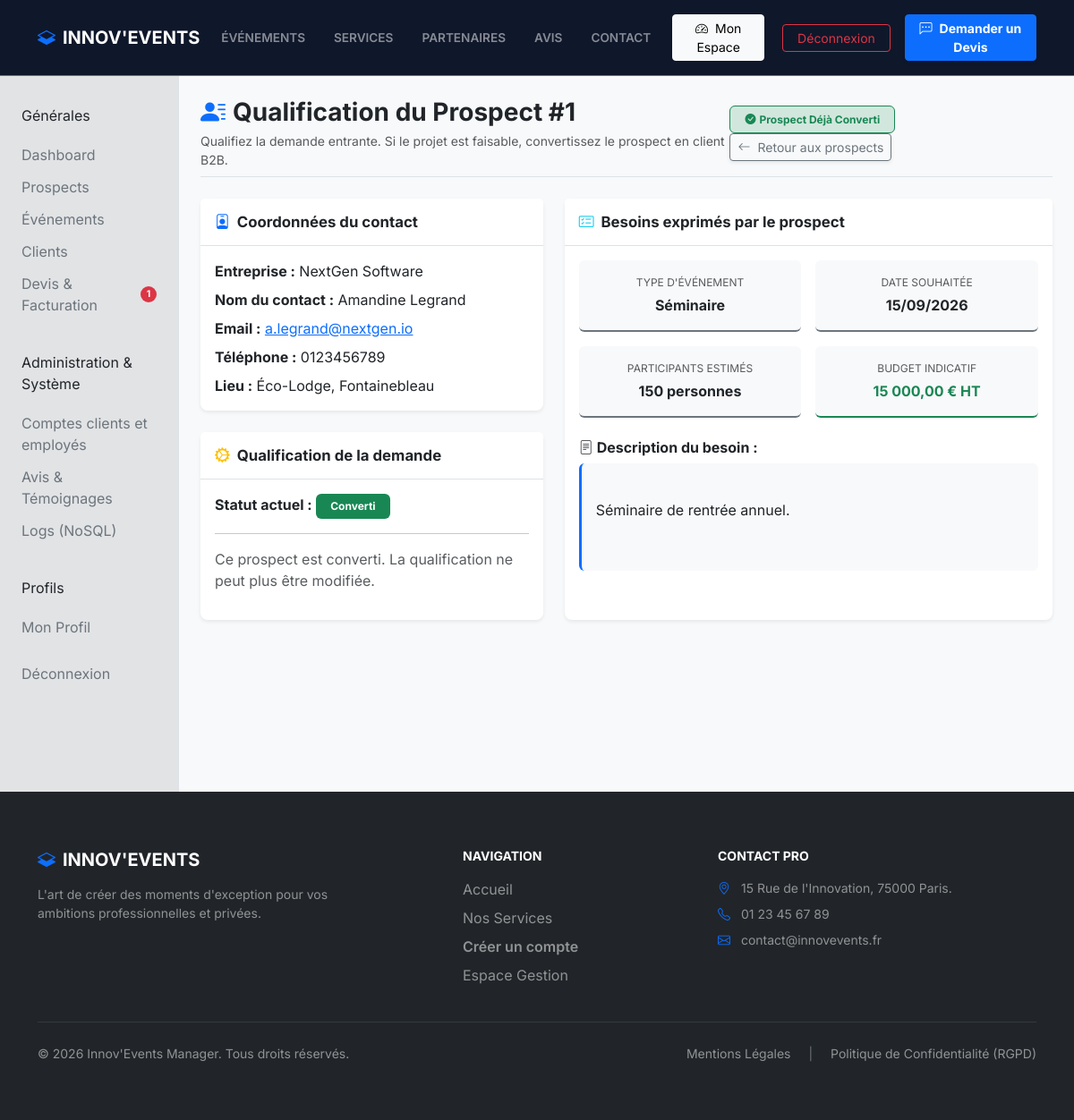
Page /index.php?action=view_prospect&id=1 (signed in) on the committed database.
### tables this page shows
CREATE TABLE prospects (
id INT AUTO_INCREMENT PRIMARY KEY,
user_id INT NULL,
company_id INT NULL,
company_name VARCHAR(255) NOT NULL,
contact_name VARCHAR(255) NOT NULL,
email VARCHAR(255) NOT NULL,
phone VARCHAR(50) NOT NULL,
event_type VARCHAR(100) NOT NULL,
event_date DATE NULL,
location VARCHAR(255) NULL,
estimated_participants INT NULL,
budget DECIMAL(10, 2) NULL,
description TEXT NULL,
rejection_reason TEXT NULL,
status VARCHAR(50) NOT NULL DEFAULT 'à contacter',
created_at TIMESTAMP DEFAULT CURRENT_TIMESTAMP,
CONSTRAINT fk_prospects_user
FOREIGN KEY (user_id) REFERENCES users(id)
ON DELETE CASCADE ON UPDATE CASCADE,
CONSTRAINT fk_prospects_company
FOREIGN KEY (company_id) REFERENCES companies(id)
ON DELETE CASCADE ON UPDATE CASCADE
);

### src/controllers/DashboardController.php (called while the page is built, shortened)
<?php
require_once __DIR__ . '/../models/sql/Prospect.php';
class DashboardController extends BaseController
{
    public function showProspectDetails(int $id): void
    {
        $prospectModel = new Prospect();
        $prospect = $prospectModel->find($id);
        require __DIR__ . '/../views/partials/header.php';
        require __DIR__ . '/../views/admin/view_prospect.php';
        require __DIR__ . '/../views/partials/footer.php';
    }
}

### src/config/Database.php (called while the page is built, shortened)
<?php
class Database {
    private static $instance = null;
    private function __construct() {
        $host    = 'db';
        $db      = 'innovevents_db';
        $user    = 'root';
        $pass    = 'root_password';
        $charset = 'utf8mb4';
        $dsn = "mysql:host=$host;dbname=$db;charset=$charset";
        try {
            $this->pdo = new PDO($dsn, $user, $pass, [
                PDO::ATTR_ERRMODE => PDO::ERRMODE_EXCEPTION,
                PDO::ATTR_DEFAULT_FETCH_MODE => PDO::FETCH_ASSOC,
                PDO::ATTR_EMULATE_PREPARES => false
            ]);
        } catch (\PDOException $e) {
            error_log("Database connection failure: " . $e->getMessage());
            die("Erreur de connexion à la base de données. Veuillez réessayer plus tard.");
        }
    }
    public static function getInstance() {
        if (self::$instance === null) {
            self::$instance = new Database();
        }
        return self::$instance->pdo;
    }
}

### src/models/sql/Prospect.php (called while the page is built, shortened)
<?php
require_once __DIR__ . '/../../config/Database.php';
class Prospect
{
    private $db;
    public function __construct()
    {
        $this->db = Database::getInstance();
    }
    public function find(int $id)
    {
        try {
            $query = "SELECT * FROM prospects WHERE id = :id LIMIT 1";
            $stmt = $this->db->prepare($query);
            $stmt->execute([':id' => $id]);
            return $stmt->fetch(PDO::FETCH_ASSOC);
        } catch (\PDOException $e) {
            error_log("Erreur lors de la récupération du prospect $id : " . $e->getMessage());
            return false;
        }
    }
}

### src/views/admin/view_prospect.php (the view, shortened to what this page needs)
<?php
$isConverted = ($prospect['status'] ?? '') === 'converti';
?>
<div class="container-fluid bg-light min-vh-100">
    <div class="row">
        <?php require __DIR__ . '/../partials/sidebar.php'; ?>
        <main class="col-md-9 ms-sm-auto col-lg-10 px-md-4 py-2">
            <div class="d-flex justify-content-between align-items-center pt-3 pb-2 mb-4 border-bottom">
                <div>
                    <h1 class="h3 fw-bold text-dark mb-1">
                        <i class="bi bi-person-lines-fill text-primary me-2"></i>Qualification du Prospect #<?= (int)$prospect['id'] ?>
                    </h1>
                    <p class="text-muted small mb-0">
                        Qualifiez la demande entrante. Si le projet est faisable, convertissez le prospect en client B2B.
                    </p>
                </div>
                <div>
                    <?php if (!$isConverted): ?>
                        <a href="index.php?action=show_convert_form&id=<?= (int)$prospect['id'] ?>" class="btn btn-primary shadow-sm me-2" style="background-color: #3B82F6; border: none;">
                            <i class="bi bi-magic me-2"></i>Convertir en Client
                        </a>
                    <?php else: ?>
                        <span class="badge bg-success-subtle text-success border border-success px-3 py-2 me-2">
                            <i class="bi bi-check-circle-fill me-1"></i>Prospect Déjà Converti
                        </span>
                    <?php endif; ?>
                    <a href="index.php?action=prospects" class="btn btn-outline-secondary btn-sm shadow-sm">
                        <i class="bi bi-arrow-left me-2"></i>Retour aux prospects
                    </a>
                </div>
            </div>
            <div class="row g-4">
                <div class="col-md-5">
                    <div class="card border-0 shadow-sm rounded-3 mb-4">
                        <div class="card-header bg-white py-3 border-bottom">
                            <h5 class="mb-0 fw-bold text-dark" style="font-size: 1.05rem;">
                                <i class="bi bi-person-badge text-primary me-2"></i>Coordonnées du contact
                            </h5>
                        </div>
                        <div class="card-body">
                            <p class="mb-2"><strong>Entreprise :</strong> <?= htmlspecialchars($prospect['company_name'] ?? '', ENT_QUOTES, 'UTF-8') ?></p>
                            <p class="mb-2"><strong>Nom du contact :</strong> <?= htmlspecialchars($prospect['contact_name'] ?? '', ENT_QUOTES, 'UTF-8') ?></p>
                            <p class="mb-2"><strong>Email :</strong> <a href="mailto:<?= htmlspecialchars($prospect['email'] ?? '', ENT_QUOTES, 'UTF-8') ?>"><?= htmlspecialchars($prospect['email'] ?? '', ENT_QUOTES, 'UTF-8') ?></a></p>
                            <p class="mb-2"><strong>Téléphone :</strong> <?= htmlspecialchars($prospect['phone'] ?? '', ENT_QUOTES, 'UTF-8') ?></p>
                            <p class="mb-0"><strong>Lieu :</strong> <?= htmlspecialchars($prospect['location'] ?? 'Non spécifié', ENT_QUOTES, 'UTF-8') ?></p>
                        </div>
                    </div>
                    <div class="card border-0 shadow-sm rounded-3">
                        <div class="card-header bg-white py-3 border-bottom">
                            <h5 class="mb-0 fw-bold text-dark" style="font-size: 1.05rem;">
                                <i class="bi bi-gear-wide-connected text-warning me-2"></i>Qualification de la demande
                            </h5>
                        </div>
                        <div class="card-body">
                            <p><strong>Statut actuel :</strong>
                                <?php
                                $status = strtolower($prospect['status'] ?? 'à contacter');
                                $badgeClass = 'text-bg-warning';
                                if ($status === 'converti' || $status === 'accepté') $badgeClass = 'text-bg-success';
                                ?>
                                <span class="badge <?= $badgeClass ?> px-3 py-2"><?= ucfirst(htmlspecialchars($status, ENT_QUOTES, 'UTF-8')) ?></span>
                            </p>
                            <hr>
                            <?php if ($status !== 'converti'): ?>
                            <form action="index.php?action=update_prospect_status" method="POST">
                                <input type="hidden" name="csrf_token" value="<?= htmlspecialchars($_SESSION['csrf_token'] ?? '', ENT_QUOTES, 'UTF-8') ?>">
                                <input type="hidden" name="id" value="<?= (int)$prospect['id'] ?>">
                                <div class="mb-3">
                                    <label for="status_select" class="form-label fw-bold text-muted small">Changer l'état du prospect :</label>
                                    <select class="form-select form-select-sm shadow-sm" id="status_select" name="status" aria-label="Sélection du statut prospect">
                                        <option value="à contacter" <?= $status === 'à contacter' ? 'selected' : '' ?>>À contacter</option>
                                        <option value="en attente" <?= $status === 'en attente' ? 'selected' : '' ?>>En attente (Échanges en cours)</option>
                                        <option value="échoué" <?= $status === 'échoué' ? 'selected' : '' ?>>Échoué (Projet infaisable)</option>
                                    </select>
                                </div>
                                <div class="mb-3" id="rejection_block">
                                    <label for="rejection_reason" class="form-label fw-bold text-muted small">Motif du refus / non-faisabilité (envoyé par email) :</label>
                                    <textarea class="form-control form-control-sm" id="rejection_reason" name="rejection_reason" rows="2" placeholder="Ex: Dates indisponibles, budget insuffisant pour la formule demandée..."><?= htmlspecialchars($prospect['rejection_reason'] ?? '', ENT_QUOTES, 'UTF-8') ?></textarea>
                                </div>
                                <button class="btn btn-sm btn-primary w-100 fw-bold" type="submit">
                                    <i class="bi bi-arrow-repeat me-1"></i>Mettre à jour le statut
                                </button>
                                <small class="text-muted d-block mt-2" style="font-size: 0.75rem;">
                                    <i class="bi bi-info-circle me-1"></i>Pour « Échoué », le motif est obligatoire. Chaque soumission enregistre le motif et tente son envoi par email, y compris lors d'une nouvelle tentative.
                                </small>
                            </form>
                            <?php else: ?>
                                <p class="text-muted">Ce prospect est converti. La qualification ne peut plus être modifiée.</p>
                            <?php endif; ?>
                        </div>
                    </div>
                </div>
                <div class="col-md-7">
                    <div class="card border-0 shadow-sm rounded-3 h-100">
                        <div class="card-header bg-white py-3 border-bottom">
                            <h5 class="mb-0 fw-bold text-dark" style="font-size: 1.05rem;">
                                <i class="bi bi-card-checklist text-info me-2"></i>Besoins exprimés par le prospect
                            </h5>
                        </div>
                        <div class="card-body">
                            <div class="row g-3 mb-4">
                                <div class="col-6">
                                    <div class="bg-light p-3 rounded text-center border-bottom border-secondary border-2">
                                        <small class="text-muted text-uppercase d-block mb-1" style="font-size:0.75rem;">Type d'événement</small>
                                        <span class="fw-bold text-dark"><?= htmlspecialchars($prospect['event_type'] ?? 'Non spécifié', ENT_QUOTES, 'UTF-8') ?></span>
                                    </div>
                                </div>
                                <div class="col-6">
                                    <div class="bg-light p-3 rounded text-center border-bottom border-secondary border-2">
                                        <small class="text-muted text-uppercase d-block mb-1" style="font-size:0.75rem;">Date souhaitée</small>
                                        <span class="fw-bold text-dark"><?= !empty($prospect['event_date']) ? date('d/m/Y', strtotime($prospect['event_date'])) : 'Non définie' ?></span>
                                    </div>
                                </div>
                                <div class="col-6">
                                    <div class="bg-light p-3 rounded text-center border-bottom border-secondary border-2">
                                        <small class="text-muted text-uppercase d-block mb-1" style="font-size:0.75rem;">Participants estimés</small>
                                        <span class="fw-bold text-dark"><?= (int)($prospect['estimated_participants'] ?? 0) ?> personnes</span>
                                    </div>
                                </div>
                                <div class="col-6">
                                    <div class="bg-light p-3 rounded text-center border-bottom border-success border-2">
                                        <small class="text-muted text-uppercase d-block mb-1" style="font-size:0.75rem;">Budget indicatif</small>
                                        <span class="fw-bold text-success"><?= number_format($prospect['budget'] ?? 0, 2, ',', ' ') ?> € HT</span>
                                    </div>
                                </div>
                            </div>
                            <h6 class="fw-bold text-dark mb-2"><i class="bi bi-file-text me-1 text-muted"></i>Description du besoin :</h6>
                            <div class="p-3 bg-light rounded text-dark lh-base border-start border-primary border-3" style="min-height: 120px; white-space: pre-line;">
                                <?= htmlspecialchars($prospect['description'] ?? 'Aucune description textuelle fournie.', ENT_QUOTES, 'UTF-8') ?>
                            </div>
                        </div>
                    </div>
                </div>
            </div>
        </main>
    </div>
</div>

### public/css/style.css (style rules this page uses)
body { font-family: 'Inter', system-ui, -apple-system, sans-serif !important; color: #475569 !important; }

### rows in the picture
prospects: id "1", company_name "NextGen Software", contact_name "Amandine Legrand", email "a.legrand@nextgen.io", phone "0123456789", location "Éco-Lodge, Fontainebleau", status "Converti", event_type "Séminaire", event_date "15/09/2026", estimated_participants "150", budget "15 000,00", description "Séminaire de rentrée annuel."

### other values in the picture
$sectionTitle "Générales"
$item['label'] "Dashboard"
$item['label'] "Prospects"
$item['label'] "Événements"
$item['label'] "Clients"
$item['label'] "Devis & Facturation"
$badge "1"
$sectionTitle "Administration & Système"
$item['label'] "Comptes clients et employés"
$item['label'] "Avis & Témoignages"
$item['label'] "Logs (NoSQL)"
$sectionTitle "Profils"
$item['label'] "Mon Profil"
$item['label'] "Déconnexion"
